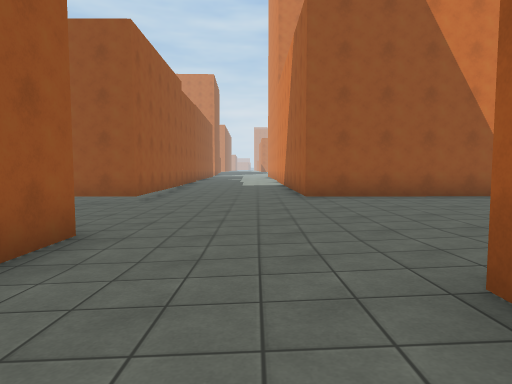
[1] (above)

21 first-person views from a walk through a Unity game level. The camera is 1.3 m above the floor, tilts 4° down and sees 75° across. The floor is counted in squares, 1.89 m on a side. Each view is taken from the middle of a square. On the plan, view 1 faces up. The plan holds only what a view shows up to about 10 squares ahead; the rest is blank. The place goes on beyond the plan. The player character is not drawn. Surface patterns are stand-ins for the level's own textures.

[2]
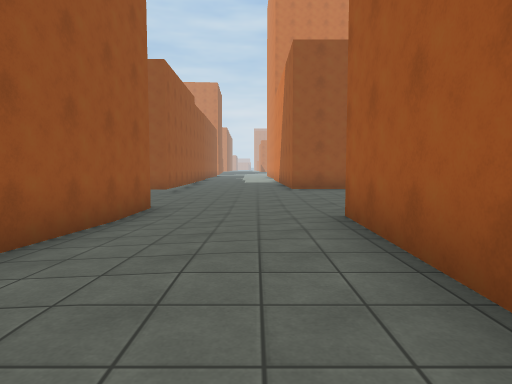

[3]
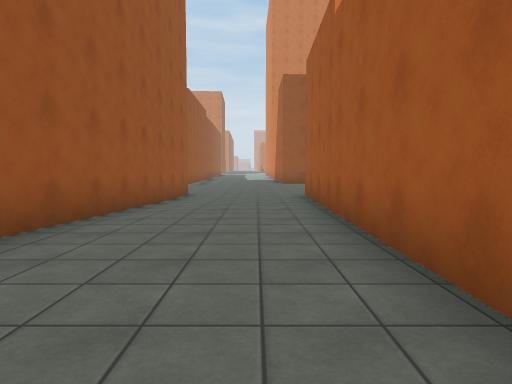

[4]
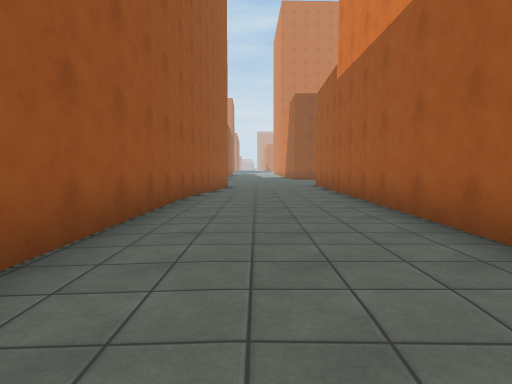

[5]
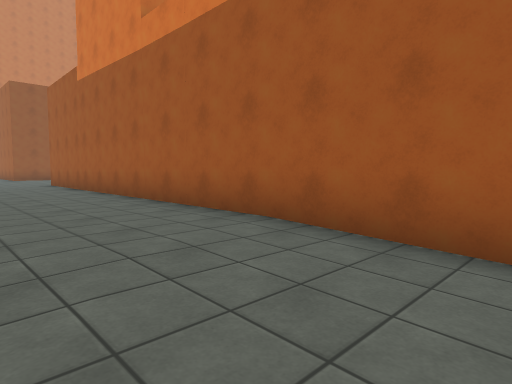

[6]
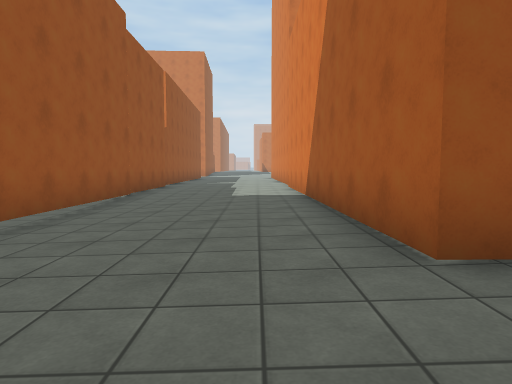

[7]
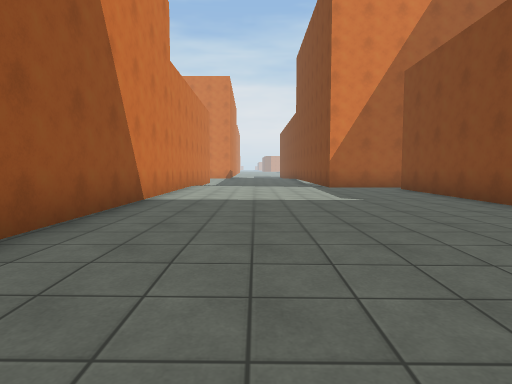

[8]
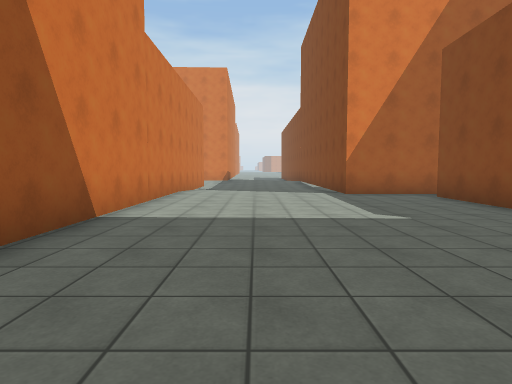

[9]
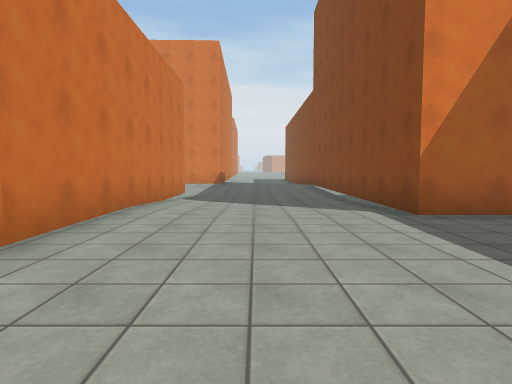

[10]
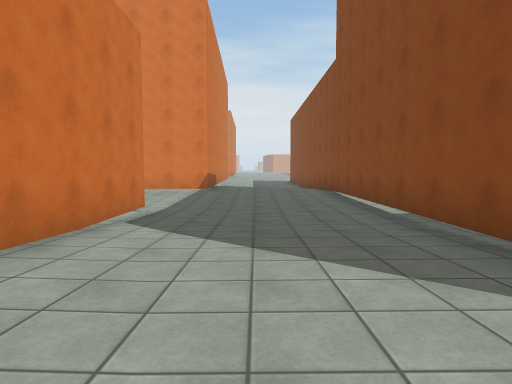

[11]
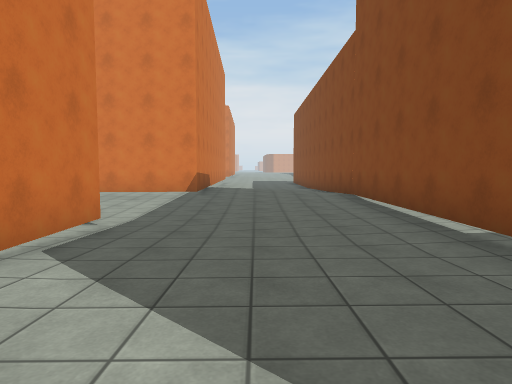

[12]
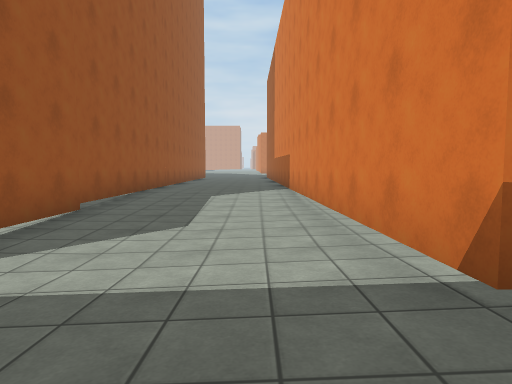

[13]
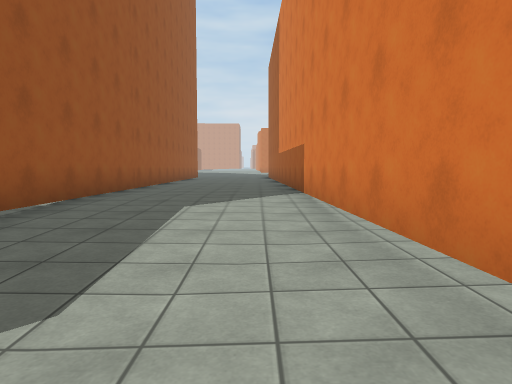

[14]
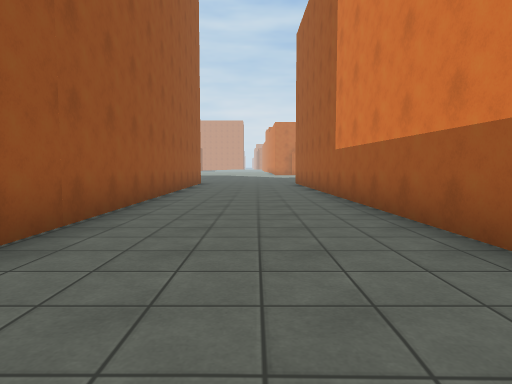

[15]
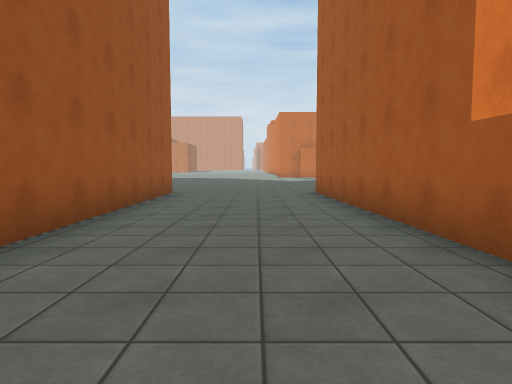

[16]
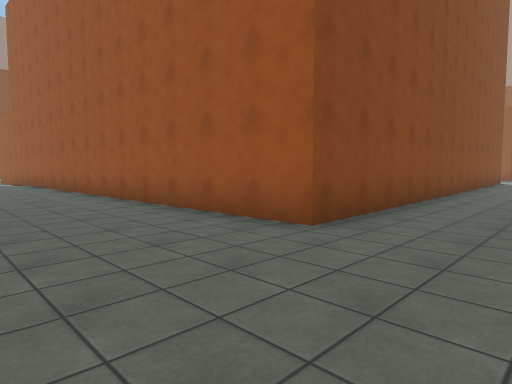

[17]
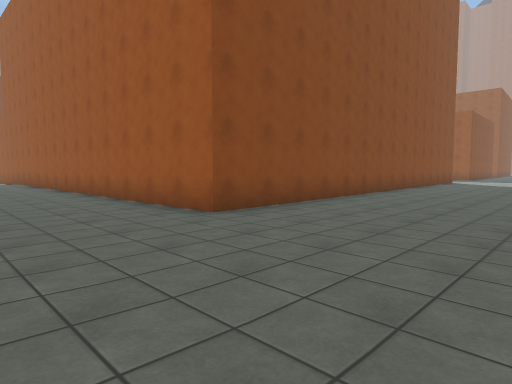

[18]
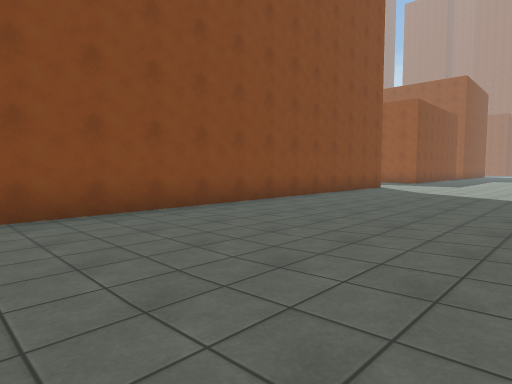

[19]
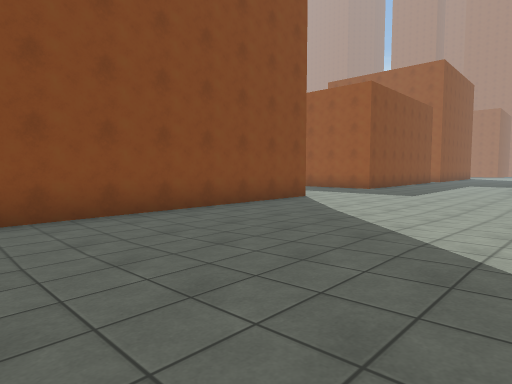

[20]
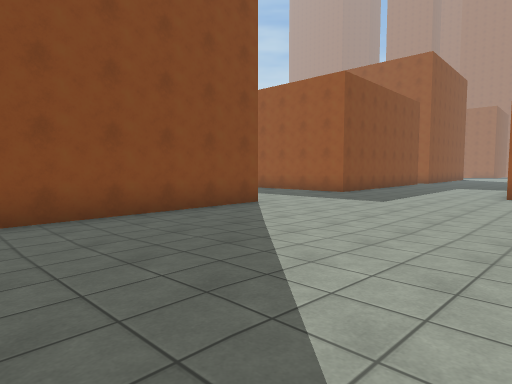

[21]
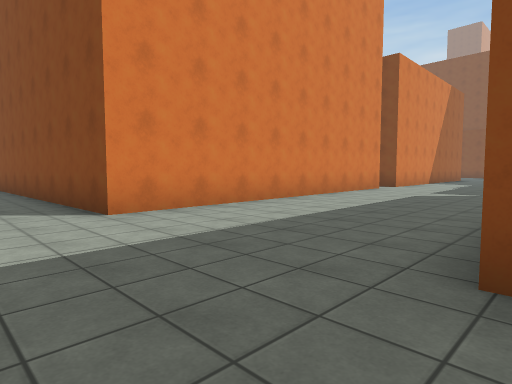

### Floor plan
Key: @ floor where view 1 was taken; # wall or solid block; . main floor; : floor 0.25 m higher than the main floor; - floor 0.25 m lower than the main floor; _ floor 0.5 m lower than the main floor.
Columns run from 4 left of view 1 to 21 right of it. Each row starts with its distance up from view 1.
 34        ..:::::::::.
 33 #........::::::.... .....
 32 .........:::.............
 31 .........................
 30 .........................
 29 .........................
 28 #....################....#
 27  ....#              #....#
 26  ....#              #....#
 25  ....#              #....#
 24  ....#              #....#
 23  ....#              #....#
 22   ...#              #....#
 21   ...#              ##...#
 20   ...                #...#
 19   ..                 #...#
 18                      #...#
 17                      #...#
 16  #...#               #...#
 15  #...#               #...#
 14  #...#               #...#
 13  #-..#               #.--#
 12  #-..#               #---#
 11  #-..#               #---#
 10  #-..#               #---#
  9 ##--.##      #########__-#
  8 ----..########....---__--#
  7 ----.............----_----
  6  ----............--------.
  5  ----............-------..
  4  #---.............-----...
  3  #---..........###########
  2  #--..#   .....#
  1  #--..#   ######
  0  #-.@.#
 -1  #...##
 -2  #...#
 -3  #...#
 -4  #...#
 -5  #...#
 -6  #...#
 -7  #...#
 -8  #...#
 -9  #...#
-10   ...#
-11   ...#
-12   ---#

Positions as (right, up) in squares from view 1, and headings:
1: (0, 0), facing up
2: (0, -3), facing up
3: (0, -7), facing up
4: (-1, -11), facing up
5: (-2, -12), facing up-right
6: (0, 6), facing up
7: (0, 6), facing right
8: (2, 6), facing right
9: (6, 6), facing right
10: (10, 6), facing right
11: (12, 6), facing right
12: (20, 6), facing up
13: (20, 9), facing up
14: (19, 14), facing up
15: (19, 19), facing up
16: (20, 31), facing down-left
17: (20, 33), facing down-left
18: (14, 34), facing down-left
19: (9, 34), facing down-left
20: (7, 34), facing down-left
21: (-4, 30), facing down-right
